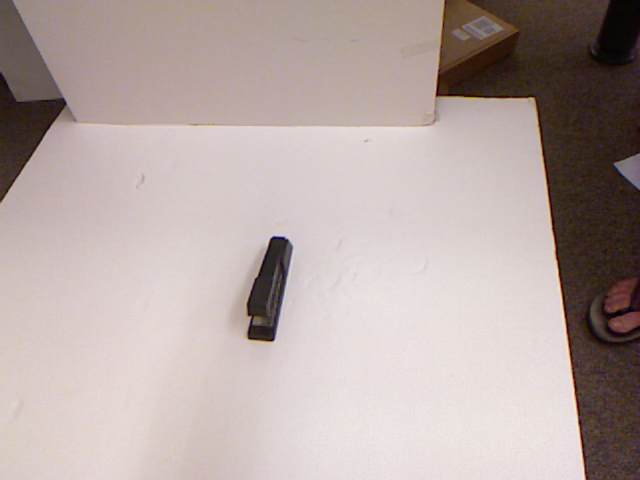
#> input picture Dataset/pcd0104r.png, 640 x 480 px
$ python -i image.py   (imports and definitions only)
#> lines starting #> are read from the running program, lines starting #| are printed output that depends on the picture
import warnings

import cv2
import matplotlib.pyplot as plt
import numpy as np
from skimage.transform import rotate, resize

# [1 line not run here, left out]


class Image:
    """
    Wrapper around an image with some convenient functions.
    """

    def __init__(self, img):
        self.img = img

    def __getattr__(self, attr):
        # Pass along any other methods to the underlying ndarray
        return getattr(self.img, attr)

    @classmethod
    def from_file(cls, fname):
        return cls(cv2.imread(fname))

    def copy(self):
        """
        :return: Copy of self.
        """
        return self.__class__(self.img.copy())

    # [10 lines left out: function crop, not called in this run]

    def cropped(self, *args, **kwargs):
        """
        :return: Cropped copy of the image.
        """
        i = self.copy()
        i.crop(*args, **kwargs)
        return i

    # [74 lines left out: functions normalise, resize, resized, rotate, rotated, show and 2 more, not called in this run]

>>> import cv2
>>> picture = cv2.imread('Dataset/pcd0104r.png', cv2.IMREAD_GRAYSCALE)
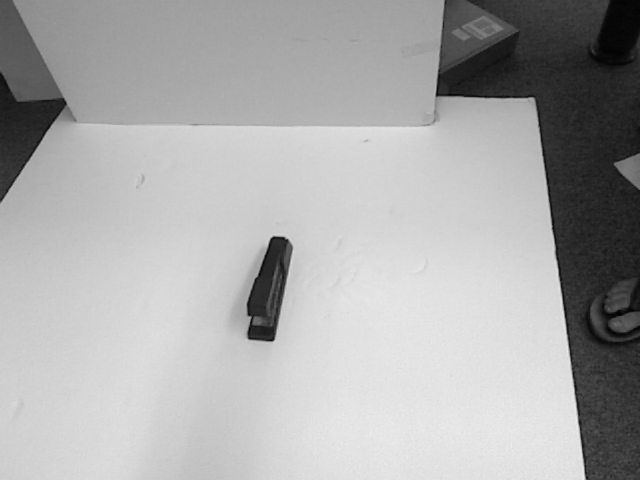
#> picture: shape (480, 640); min 1, max 238, mean 170.8
#> (the run stopped early here; a loop or call above may not have finished)
